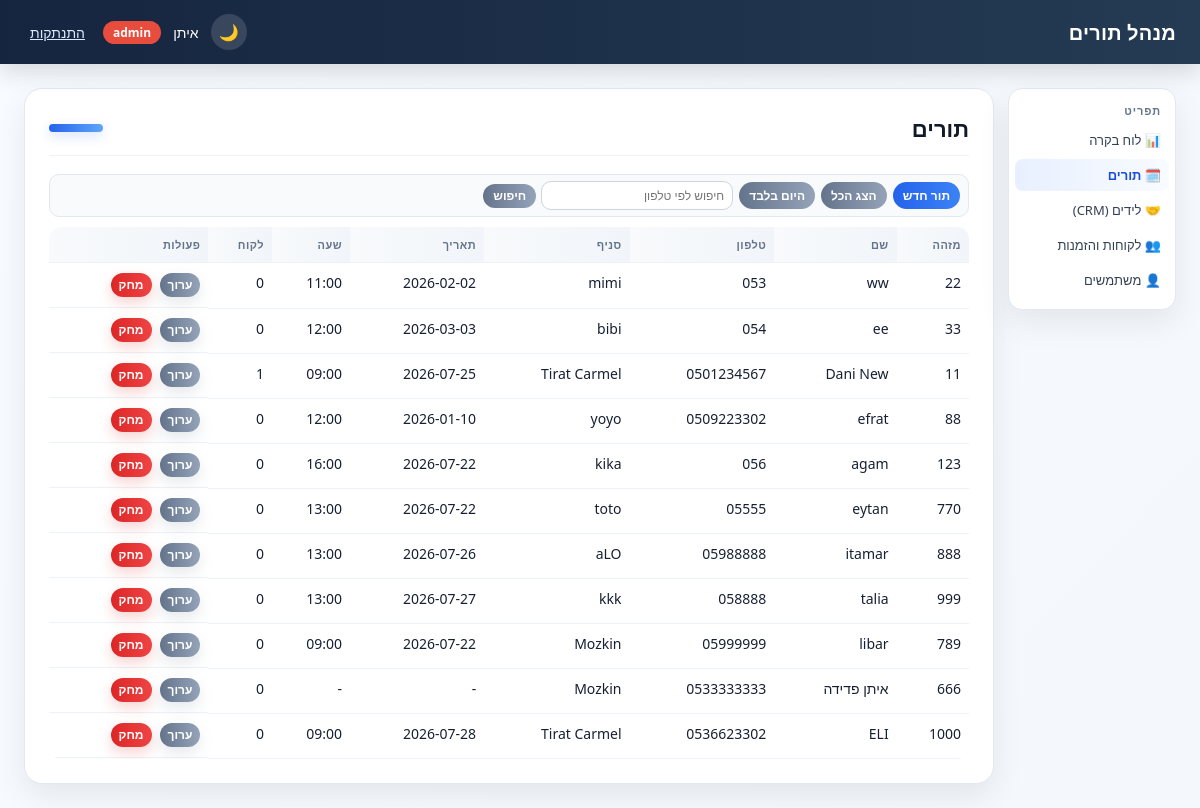
/appointments/ (signed in), run on an earlier commit of the app's database.
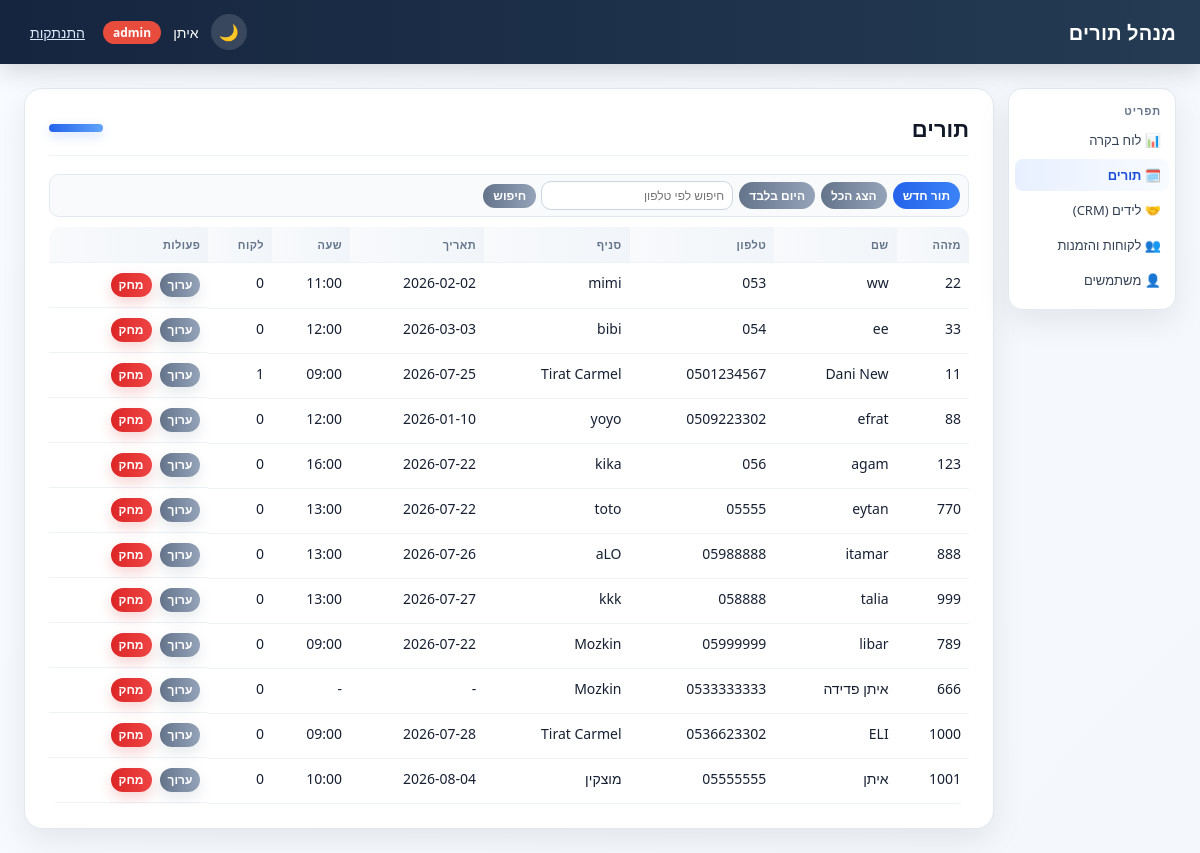
And on a later commit of the database.
### tables this page shows
CREATE TABLE appointments (
            id_client TEXT PRIMARY KEY,
            name_of_client TEXT,
            phone_client TEXT,
            name_of_store TEXT,
            appointment_date TEXT,
            appointment_time TEXT,
            created_datetime_stamp TEXT
        , customer_id INTEGER REFERENCES customers(id));

### blueprints/appointments.py (the view)
@bp.route("/")
@login_required
def list_appointments():
    phone = request.args.get("phone", "").strip()
    today_only = request.args.get("today") == "1"
    repos = get_repos()
    if phone:
        df = repos.appointments.get_by_phone(phone)
    elif today_only:
        df = repos.appointments.get_today()
    else:
        df = repos.appointments.get_all()
    return render_template(
        "appointments/list.html",
        appointments=to_records(df),
        phone=phone,
        today_only=today_only,
    )

### app.py (called while the page is built)
@app.context_processor
def inject_template_globals():
    return {
        "csrf_token": generate_csrf_token(),
        "current_user": current_user(),
        "ROLE_ADMIN": roles.ADMIN,
        "ROLE_USER": roles.USER,
    }

### appointment_repository.py (called while the page is built)
    def get_all(self):
        return pd.read_sql_query(f"SELECT * FROM {TABLE_NAME}", self.conn)

### auth.py (called while the page is built)
def generate_csrf_token():
    if "csrf_token" not in session:
        session["csrf_token"] = secrets.token_hex(16)
    return session["csrf_token"]

def validate_csrf():
    if request.method != "POST":
        return
    token = session.get("csrf_token")
    submitted = request.form.get("csrf_token", "")
    if not token or not secrets.compare_digest(token, submitted):
        abort(400)

def current_user():
    return session.get("user")

def login_required(view):
    @wraps(view)
    def wrapped(*args, **kwargs):
        if current_user() is None:
            return redirect(url_for("auth.login"))
        return view(*args, **kwargs)
    return wrapped

### db_context.py (called while the page is built)
def get_conn():
    if "db_conn" not in g:
        g.db_conn = sqlite3.connect(DB_FILE, timeout=10)
    return g.db_conn

### view_utils.py (called while the page is built)
def to_records(df):
    return df.where(pd.notnull(df), None).to_dict("records")

### templates/appointments/list.html (shortened to what this page needs)
{% extends "base.html" %}
{% block page_heading %}תורים{% endblock %}
{% block content %}
<div class="toolbar">
    <a href="{{ url_for('appointments.new_choose_day') }}" class="btn">תור חדש</a>
    <a href="{{ url_for('appointments.list_appointments') }}" class="btn btn-secondary">הצג הכל</a>
    <a href="{{ url_for('appointments.list_appointments', today=1) }}" class="btn btn-secondary">היום בלבד</a>
    <form method="get">
        <input type="text" name="phone" placeholder="חיפוש לפי טלפון" value="{{ phone }}">
        <button type="submit" class="btn btn-secondary">חיפוש</button>
    </form>
</div>
{% if appointments %}
<table>
    <thead>
        <tr>
            <th>מזהה</th>
            <th>שם</th>
            <th>טלפון</th>
            <th>סניף</th>
            <th>תאריך</th>
            <th>שעה</th>
            <th>לקוח</th>
            <th>פעולות</th>
        </tr>
    </thead>
    <tbody>
        {% for a in appointments %}
        <tr>
            <td>{{ a.id_client }}</td>
            <td>{{ a.name_of_client }}</td>
            <td>{{ a.phone_client }}</td>
            <td>{{ a.name_of_store }}</td>
            <td>{{ a.appointment_date or "-" }}</td>
            <td>{{ a.appointment_time or "-" }}</td>
            <td>{{ a.customer_id|int if a.customer_id is not none else "-" }}</td>
            <td class="actions-row">
                <a href="{{ url_for('appointments.edit', id_client=a.id_client) }}" class="btn btn-secondary">ערוך</a>
                {% if current_user.role == ROLE_ADMIN %}
                <form method="post" action="{{ url_for('appointments.delete', id_client=a.id_client) }}"
                      onsubmit="return confirm('האם אתה בטוח שברצונך למחוק את התור?');">
                    <button type="submit" class="btn btn-danger">מחק</button>
                </form>
                {% endif %}
            </td>
        </tr>
        {% endfor %}
    </tbody>
</table>
{% else %}
<p class="empty-state">לא נמצאו תורים.</p>
{% endif %}
{% endblock %}

### templates/base.html (shortened to what this page needs)
<!DOCTYPE html>
<html lang="he" dir="rtl">
<head>
    <link rel="stylesheet" href="{{ url_for('static', filename='style.css') }}">
</head>
<body class="{{ 'page-leads-list' if request.endpoint == 'leads.list_leads' else '' }}">
    <div class="app-shell">
        <div class="topbar">
            <div class="brand">מנהל תורים</div>
            <div class="topbar-user">
                {% if current_user %}
                    <button type="button" class="theme-toggle" id="theme-toggle" aria-label="החלף מצב צבע">🌙</button>
                    <span>{{ current_user.username }}</span>
                    <span class="badge {{ role_badge_class(current_user.role) }}">{{ current_user.role }}</span>
                    <form method="post" action="{{ url_for('auth.logout') }}">
                        <button type="submit" class="link-button">התנתקות</button>
                    </form>
                {% endif %}
            </div>
        </div>
        <div class="layout">
            <div class="sidebar">
                <div class="sidebar-title">תפריט</div>
                <a href="{{ url_for('index') }}"
                   class="{{ 'active' if request.path == '/' else '' }}">📊 לוח בקרה</a>
                <a href="{{ url_for('appointments.list_appointments') }}"
                   class="{{ 'active' if request.path.startswith('/appointments') else '' }}">🗓️ תורים</a>
                <a href="{{ url_for('leads.list_leads') }}"
                   class="{{ 'active' if request.path.startswith('/leads') else '' }}">🤝 לידים (CRM)</a>
                <a href="{{ url_for('customers.list_customers') }}"
                   class="{{ 'active' if request.path.startswith('/customers') else '' }}">👥 לקוחות והזמנות</a>
                {% if current_user and current_user.role == ROLE_ADMIN %}
                <a href="{{ url_for('users.list_users') }}"
                   class="{{ 'active' if request.path.startswith('/users') else '' }}">👤 משתמשים</a>
                {% endif %}
            </div>
            <div class="content">
                <div class="card">
                    <div class="card-header">
                        <h1>{% block page_heading %}{% endblock %}</h1>
                        <div class="card-accent"></div>
                    </div>
                    {% block content %}{% endblock %}
                </div>
            </div>
        </div>
    </div>
</body>
</html>

What changed in the data, as far as the page shows it:
added appointments: username "איתן", id_client "1001", name_of_client "איתן", phone_client "05555555", name_of_store "מוצקין", appointment_date "2026-08-04", appointment_time "10:00", customer_id "0"
Also different on the page:
{{ current_user.username }}: "איתן" → (not shown)
